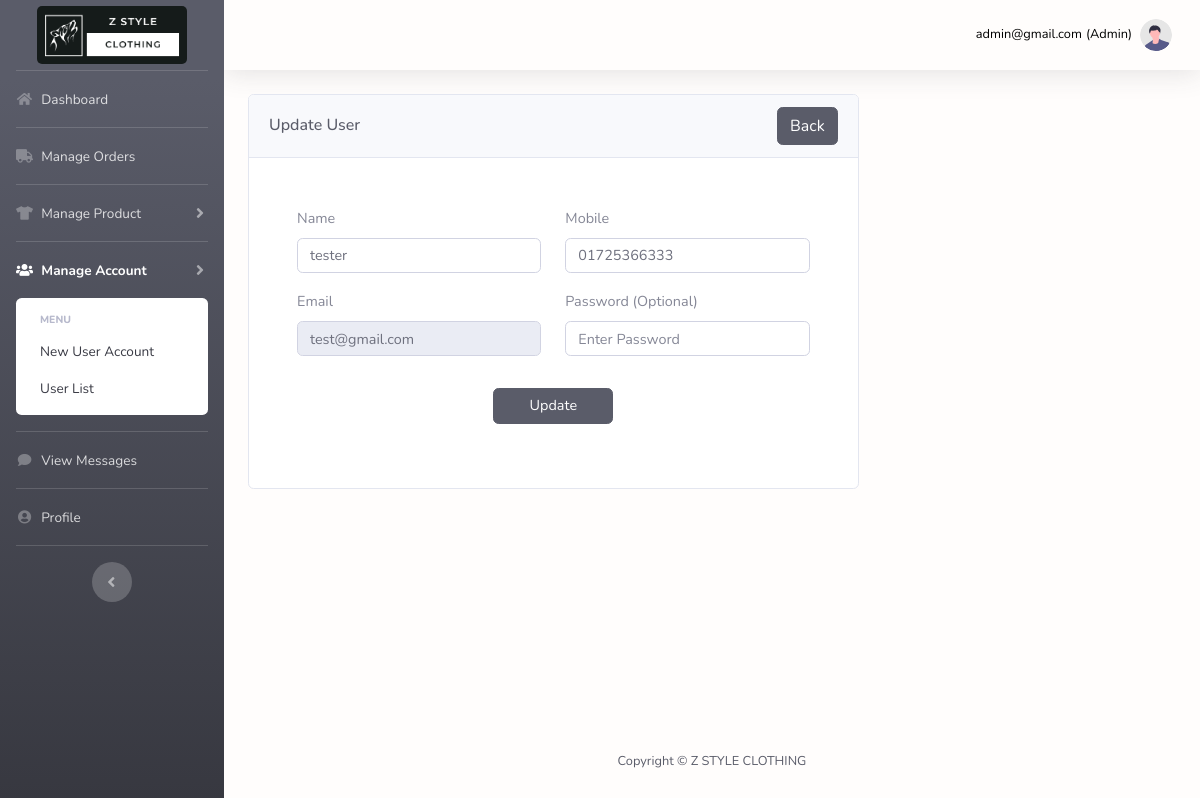
/admin/edit-user.php?eid=1 (signed in), run on the app's committed database.
### tables this page shows
CREATE TABLE `user` (
  `user_id` int(11) NOT NULL,
  `user_email` varchar(255) NOT NULL,
  `user_name` varchar(255) NOT NULL,
  `user_password` varchar(255) NOT NULL,
  `user_contact` varchar(255) NOT NULL,
  `user_delivery` text,
  `user_created` datetime NOT NULL
);

### admin/edit-user.php (the view, shortened to what this page needs)
<?php
    include 'dbcon.php';
?>
<?php
    if( isset($_GET["eid"]) ){
        $edtid = $_GET['eid'];
        $sqlE = "SELECT user_id, user_email, user_name, user_contact FROM user WHERE user_id = '$edtid'";
        $resultE = mysqli_query($conn, $sqlE);
        $rowE = mysqli_fetch_assoc($resultE);
    }else{
        echo "<script>alert('Select one user.');</script>";
        echo "<script>window.location.href='user.php';</script>";
    }
?>
<!DOCTYPE html>
<html lang="en">
<head>
    <link href="vendor/fontawesome-free/css/all.min.css" rel="stylesheet" type="text/css">
    <link href="css/style.css" rel="stylesheet">
    <link href="vendor/datatables/dataTables.bootstrap4.min.css" rel="stylesheet">
</head>
<body id="page-top">
    <div id="wrapper">
        <?php include 'component/sidebar.php'; ?>
        <div id="content-wrapper" class="d-flex flex-column">
            <div id="content">
                <?php include 'component/navbar.php'; ?>
                <div class="container-fluid">
                    <div class="row">
                        <div class="col-12 col-md-8">
                            <div class="card mb-4">
                                <div class="card-header">
                                    <div class="d-flex align-items-center justify-content-between">
                                        <h1 class="h3 mb-0 text-gray-800 display-7">Update User</h1>
                                        <a class="btn btn-dark btn-back mb-0" href="user.php">Back</a>
                                    </div>
                                </div>
                                <div class="card-body p-5">
                                    <form method="POST" action="functions.php" enctype="multipart/form-data">
                                        <div class="row">
                                            <div class="col-12 col-md-6">
                                                <div class="form-group">
                                                    <label for="name">Name</label>
                                                    <input type="text" class="form-control" id="name" name="name" placeholder="Enter Name" required  value="<?php echo $rowE['user_name']; ?>">
                                                </div>
                                                <div class="form-group">
                                                    <label for="email">Email</label>
                                                    <input type="email" class="form-control" id="email" name="email" placeholder="Enter Email"  value="<?php echo $rowE['user_email']; ?>" disabled>
                                                </div>
                                            </div>
                                            <div class="col-12 col-md-6">
                                                <div class="form-group">
                                                    <label for="mobile">Mobile</label>
                                                    <input type="text" class="form-control numberOnly" id="mobile" name="mobile" placeholder="Enter Mobile" required  value="<?php echo $rowE['user_contact']; ?>">
                                                </div>
                                                <div class="form-group">
                                                    <label for="password">Password (Optional)</label>
                                                    <input type="password" class="form-control" id="password" name="password" placeholder="Enter Password" >
                                                </div>
                                            </div>
                                        </div>
                                        <div class="my-3 text-center">
                                            <input class="btn btn-dark btnAction" type="submit" value="Update" name="update-user" />
                                        </div>
                                    </form>
                                </div>
                            </div>
                        </div>
                    </div>
                </div>
            </div>
            <?php include 'component/footer.php' ?>
        </div>
    </div>
</body>
</html>

### data on the page
user: name "tester", email "test@gmail.com", mobile "01725366333"

### other printed values
$uemail "admin@gmail.com"
$role "Admin"
